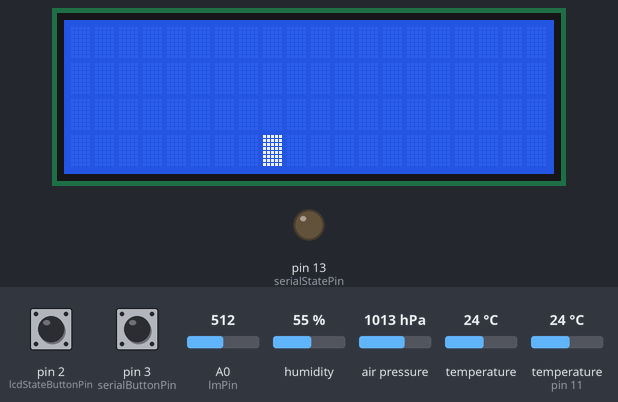
A sketch run on a simulated Arduino Uno, built with avr-gcc and run on an emulated ATmega328P. Parts: 20×4 character LCD, output pins drawn as LEDs (lit = HIGH). The inputs (shaded band) are chosen by the test bench; at power-on: pin 2 (lcdStateButtonPin) HIGH, pin 3 (serialButtonPin) HIGH, A0 (lmPin) = 512, humidity 55 %, air pressure 1013 hPa, temperature 24 °C, temperature (sensor on pin 11) 24 °C. Pins used as bus, display or sensor lines are not drawn; what the sketch prints to the serial monitor is not drawn.

Above: at 3.2 s.
At 6.4 s:
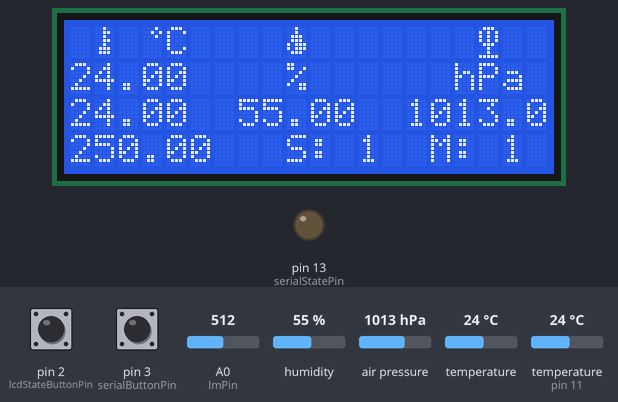
6.5 s: pin 2 (lcdStateButtonPin) pulled LOW for 0.15 s
At 9.0 s:
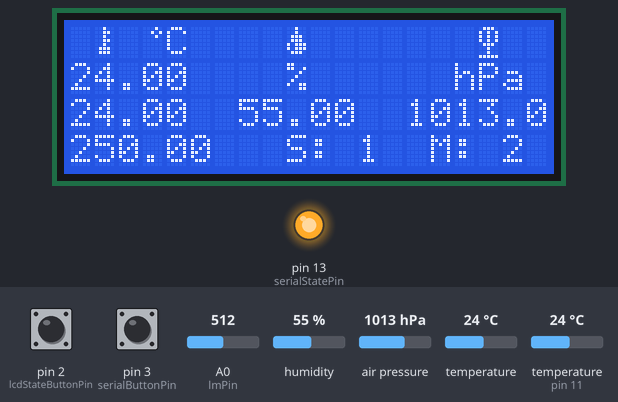
9.6 s: pin 3 (serialButtonPin) pulled LOW for 0.15 s
12.7 s: pin 2 (lcdStateButtonPin) pulled LOW for 1 s
16.7 s: pin 2 (lcdStateButtonPin) pulled LOW for 0.15 s
At 18.3 s:
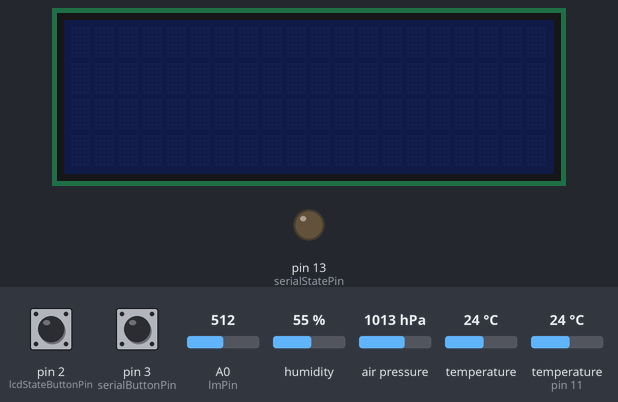
19.8 s: pin 3 (serialButtonPin) pulled LOW for 1 s
At 23.2 s:
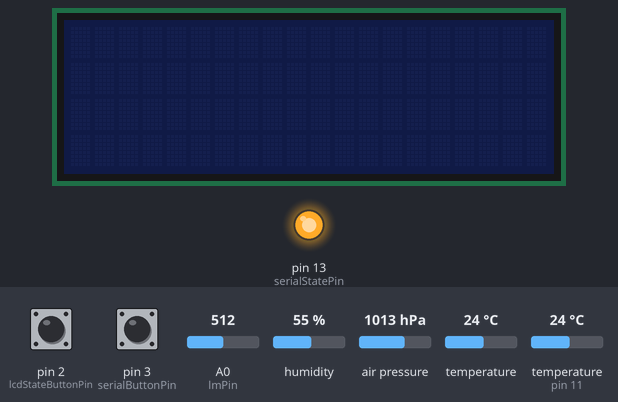
Timing chart, 0 to 24.3 s (numbered marks = the images above; inputs shaded):
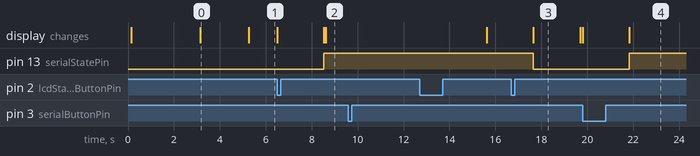

The sketch:

ArduinoSketch.ino
```cpp
#include <DHT.h> // dołączam bibliotekę od obsługi czujnika DHTxx (pamiętaj żeby zainstalować dodatkową bibliotekę Adafruit Unified Sensor Library)
#include <Wire.h>
#include <SPI.h>
#include <Adafruit_BMP280.h>
#include <LiquidCrystal_I2C.h>


#define DHTPIN 11 // definicja preprocesora
#define DHTTYPE DHT11 // definicja preprocesora
#define vccPin 8
#define lmPin 0
#define serialStatePin 13
#define serialButtonPin 3
#define lcdStateButtonPin 2

DHT dht(DHTPIN, DHTTYPE);
Adafruit_BMP280 bmp; // I2C
LiquidCrystal_I2C lcd(0x27, 20, 4);

float humidDHT, pressureBMP, altitudeBMP;
float tempDHT, tempBMP, tempLM;
unsigned long currentMillis = 0, previousMillis = 0;
const long interval = 1000*60*15;
volatile boolean serialState = true, changes = false;
volatile byte lcdMode=1; // 1 podswietlenie caly czas, 2 podswietlenie przy pomiarze, 3 bez podstwielenia, 4 brak LCD, 5->1

byte thermometr[8] = {
  0b00100,
  0b00110,
  0b00100,
  0b00110,
  0b00100,
  0b01110,
  0b01110,
  0b00000
};

byte blob[8] = {
  0b00100,
  0b00100,
  0b01110,
  0b01110,
  0b10111,
  0b10111,
  0b01110,
  0b00000
};

byte deegreSignMy[8] = {
  0b00010,
  0b00101,
  0b00010,
  0b00000,
  0b00000,
  0b00000,
  0b00000,
  0b00000
};

byte pressure[8] = {
  0b01110,
  0b10101,
  0b10101,
  0b10101,
  0b01110,
  0b00100,
  0b00100,
  0b11111
};

void changeSerialState() {
  serialState = !serialState;
  changes = true;

}

void changeLcdMode() {
  lcdMode += 1;
  changes = true;
  previousMillis = 0;
}

void setup() {
  // put your setup code here, to run once:
  pinMode(vccPin, OUTPUT);
  digitalWrite(vccPin, HIGH);
  pinMode(serialStatePin, OUTPUT);
  pinMode(serialButtonPin, INPUT_PULLUP);
  interrupts ();
  attachInterrupt(digitalPinToInterrupt(serialButtonPin), changeSerialState, FALLING);
  pinMode(lcdStateButtonPin, INPUT_PULLUP);
  attachInterrupt(digitalPinToInterrupt(lcdStateButtonPin), changeLcdMode, FALLING);

  delay(50);
  lcd.begin();
  lcd.createChar(0, thermometr);
  lcd.createChar(1, blob);
  lcd.createChar(2, deegreSignMy);
  lcd.createChar(3, pressure);
  // Turn on the blacklight and print a message.
  lcd.backlight();

  dht.begin();
  Serial.begin(9600);
  delay(3000);


  if (!bmp.begin(0x76)) {
    Serial.println(F("Could not find a valid BMP280 sensor, check wiring!"));
    lcd.print(F("Could not find a valid BMP280 sensor, check wiring!"));

  }
  bmp.setSampling(Adafruit_BMP280::MODE_NORMAL,     /* Operating Mode. */
                  Adafruit_BMP280::SAMPLING_X2,     /* Temp. oversampling */
                  Adafruit_BMP280::SAMPLING_X16,    /* Pressure oversampling */
                  Adafruit_BMP280::FILTER_X16,      /* Filtering. */
                  Adafruit_BMP280::STANDBY_MS_500); /* Standby time. */
  collectMeasurements();
  lcdDisplay();
}

void loop() {
  // put your main code here, to run repeatedly:
  currentMillis = millis();

  if (currentMillis - previousMillis >= interval || changes == true)
    {
      changes = false;
      collectMeasurements();
      if (serialState == true) {
        SerialPrint();
        digitalWrite(serialStatePin, HIGH);
      } else { digitalWrite(serialStatePin, LOW); }
      lcdDisplay();
      previousMillis = currentMillis;
    }
}

// Definitions

void collectMeasurements() {
  digitalWrite(vccPin, HIGH);
  lcd.setCursor(8,3); lcd.blink();
  delay(2000);
  lcd.noBlink();
  humidDHT = dht.readHumidity();
  tempDHT = dht.readTemperature();

  tempBMP = bmp.readTemperature();
  pressureBMP = bmp.readPressure();
  altitudeBMP = bmp.readAltitude(1014);
  tempLM = analogRead(lmPin);
  tempLM = tempLM * 0.48828125;
  digitalWrite(vccPin, LOW);
}

void SerialPrint() {
  Serial.print(tempBMP, 6);
  Serial.print(",");
  Serial.print(pressureBMP, 6);
  Serial.print(",");
  Serial.print(altitudeBMP, 6);
  Serial.print(",");
  Serial.print(tempDHT, 6);
  Serial.print(",");
  Serial.print(humidDHT, 2);
  Serial.print(",");
  Serial.println(tempLM, 6);
}

void lcdDisplay(){
  switch (lcdMode){
    case 1:
      lcd.backlight();
      lcdContent();
      break;

    case 2:
      lcd.backlight();
      lcdContent();
      delay(7000);
      lcd.noBacklight();
      break;

    case 3:
      lcd.noBacklight();
      lcdContent();
      break;

    case 4:
      lcd.noDisplay();
      lcd.noBacklight();
      break;

    case 5:
      lcdMode=1;
      break;

    default:
      lcdMode=1;
      break;
  }
}

void lcdContent(){
  lcd.display();
  lcd.createChar(0, thermometr);
  lcd.createChar(1, blob);
  lcd.createChar(2, deegreSignMy);
  lcd.createChar(3, pressure);

  lcd.setCursor(0,0);
  lcd.print(" ");
  lcd.write(byte(0));
  lcd.print(" ");
  lcd.write(byte(2));
  lcd.print("C");

  lcd.setCursor(9, 0);
  lcd.write((byte)1);
  lcd.setCursor(9, 1);
  lcd.print("%");
  lcd.setCursor(7, 2);
  lcd.print(humidDHT);

  lcd.setCursor(17, 0);
  lcd.write((byte)3);
  lcd.setCursor(16, 1);
  lcd.print("hPa");
  lcd.setCursor(14, 2);
  lcd.print(pressureBMP/100);

  lcd.setCursor(0,1);
  lcd.print(tempBMP);
  lcd.setCursor(0,2);
  lcd.print(tempDHT);
  lcd.setCursor(0,3);
  lcd.print(tempLM);

  lcd.setCursor(9, 3);
  lcd.print("S: ");
  lcd.print(serialState);
  lcd.print("  M: ");
  lcd.print(lcdMode);
}
```

Measured:
- after the input at 6.5 s, pin 13 (serialStatePin): LOW → HIGH after 2.0 s; the display: first changes at once (image 2 shows a later state)
- after the input at 9.6 s, every drawn part: stays the same
- after the input at 16.7 s, the display: first changes after 0.95 s (image 3 shows a later state)
- after the input at 19.8 s, pin 13 (serialStatePin): LOW → HIGH after 2.0 s
- what the display in image 0 shows lasts 2.2 s, from 3.1 s to 5.3 s
